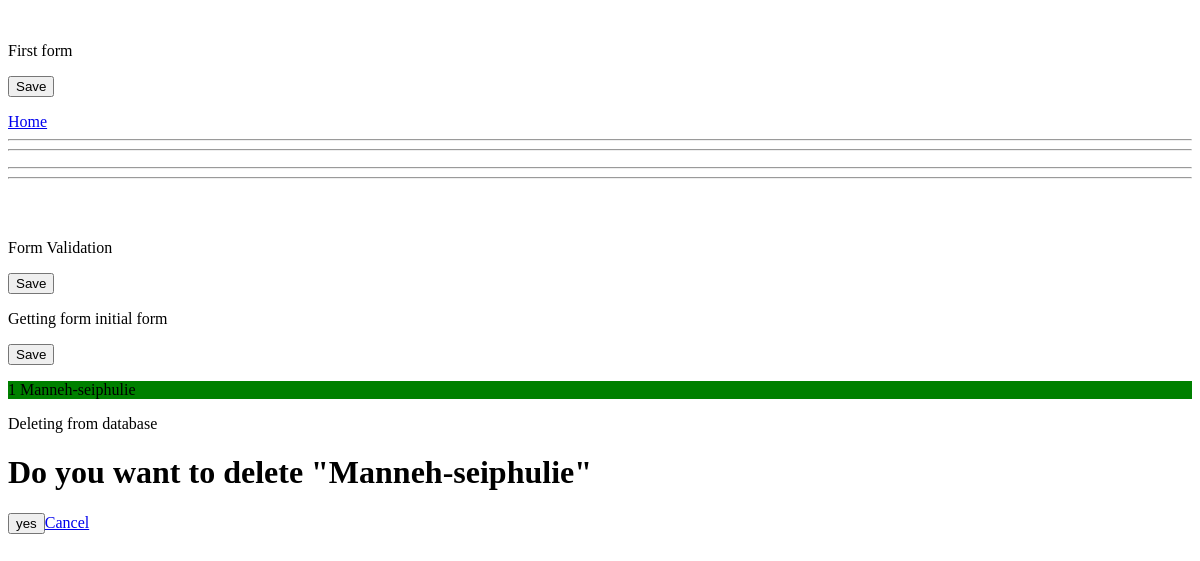
The page /dynamic/1 on the database as committed earlier.
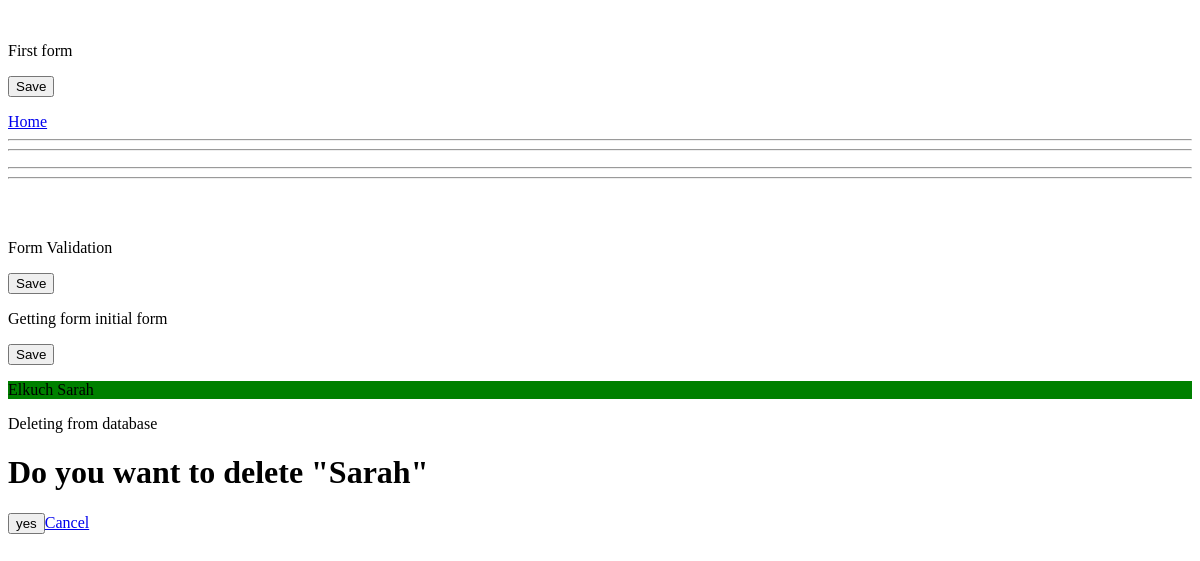
The same page on the database as committed later.
### manneh/models.py (models this page shows, shortened)
class Manneh(models.Model):
    firstname = models.CharField(max_length=50)
    surname = models.CharField(max_length=50)
    member_choice = [
        ('father','John'),
        ('mother', 'Sarah'),
        ('baby', 'Emmanuel'),
        ]
    member_fields = models.CharField(
        max_length=30,
        choices=member_choice,
        default = 'null'
        )
    emptyList = [('1','egg'),('2','banana')]
    emptyList_fields = models.CharField(
        max_length=50,
        choices = emptyList,
        default = 'null')

### manneh/views.py (the view)
# urls.py: url(r'^dynamic/(?P<myid>\d+)$', manneh.views.dynamic, name='dynamic'),
def dynamic(request,myid):
    try:
        obj = Manneh.objects.get(id=myid)
    except Manneh.DoesNotExist:# handling missing object...
        raise Http404
    context = {
        'obj' : obj,
        'd_id':myid
        }
    return render(request,'labeh.html',context)

### manneh/inappTemplates/labeh.html (shortened to what this page needs)
<!DOCTYPE html>
<html lang="en" xmlns="http://www.w3.org/1999/xhtml">
<head>
</head>
<body>
    <p>First form </p>
  <form method="POST">
      <input id="save" type="submit" value="Save" />
  </form>
    <a href="{% url 'home' %}">Home</a>
<hr />
<hr />
<hr />
<hr />
    <br />
    <br />
    <p>Form Validation</p>
     <form action="../create2" method ="POST">
      <input id="save" type="submit" value="Save" />
  </form>
    <p>Getting form initial form </p>
    <form action="./backend3" method="post">
      <input  type="submit" value="Save" />
    </form>
    <div
         style="align-content:center; background-color:green"
         >
    {% block content%}
    {{obj.firstname}}
    {{obj.surname}}
    {%endblock%}
    </div>
     <p>Deleting from database </p>
    <form action="../delete/{{d_id}}" method="post">
        <h1>Do you want to delete "{{ obj.surname }}"</h1>
      <input  type="submit" value="yes" /><a href="../">Cancel</a>
    </form>
</body>
</html>

Rows that differ between the two databases and show on the page:
changed Manneh: firstname "1" → "Elkuch"; surname "Manneh-seiphulie" → "Sarah"
